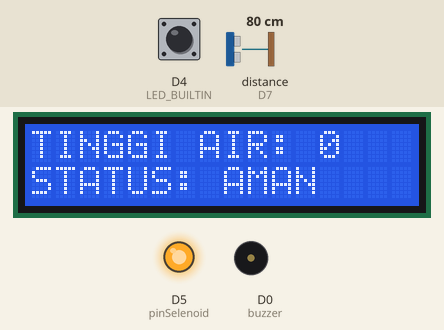
A sketch run on a simulated ESP8266 (NodeMCU). Parts: 16×2 character LCD, output pins drawn as LEDs (lit = HIGH), buzzer (waves = sounding, pin HIGH). The test bench sets the inputs (shaded band); at power-on: distance to the obstacle (sensor on D7) 80 cm, D4 (LED_BUILTIN) HIGH. The echo pulse lasts 58.3 µs per cm; WiFi joins after 1.5 s; servers stay silent unless stated; uploads are accepted with an empty reply; pins used as bus, display or sensor lines are not drawn; what the sketch prints to the serial monitor is not drawn.

Above: at 13.8 s.
13.9 s: distance to the obstacle (sensor on D7) set to 17 cm
At 19.5 s:
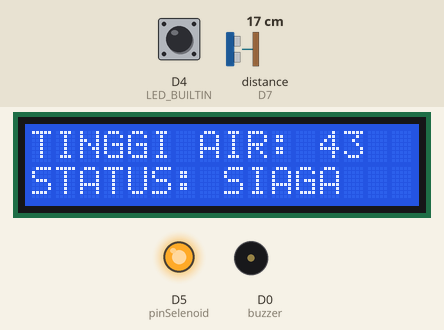
22.4 s: distance to the obstacle (sensor on D7) set to 13 cm
At 28.1 s:
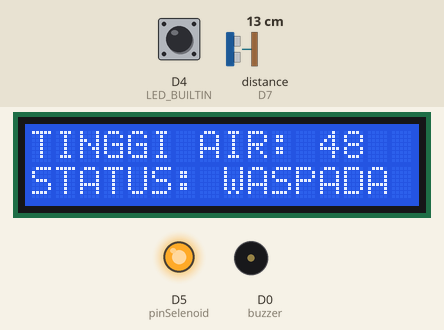
30.3 s: distance to the obstacle (sensor on D7) set to 18 cm
At 31.8 s:
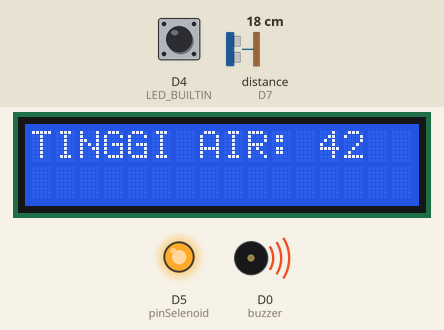
38.0 s: distance to the obstacle (sensor on D7) set to 35 cm
At 42.2 s:
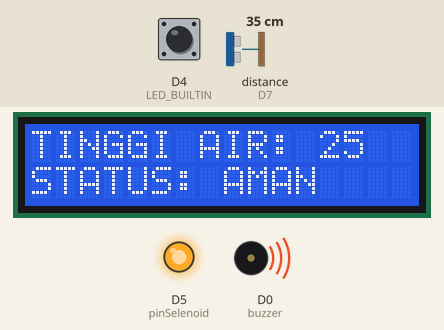
Timing chart, 0 to 43.7 s (numbered marks = the images above; inputs shaded):
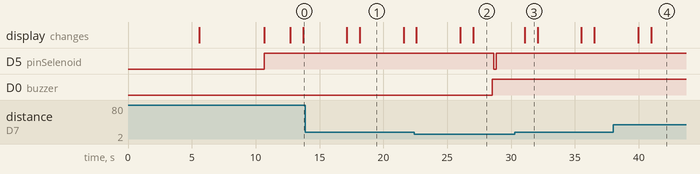

The sketch:

code_banjir.ino
```cpp
// Wifi
#include <ESP8266WiFi.h>
#include <ESP8266WiFiMulti.h>
#include <ESP8266HTTPClient.h>

ESP8266WiFiMulti WiFiMulti;

HTTPClient http;
#define USE_SERIAL Serial

#include <SimpleTimer.h>

SimpleTimer tinggiTimer;

// lcd
#include <LiquidCrystal_I2C.h>
LiquidCrystal_I2C lcd(0x27, 16, 2);

// SDA ---------------> D2
// SCL ---------------> D1
// VCC ---------------> VV
// GND ---------------> GND

// deklarasi pin Ultrasonik
#define tinggiPinTrigger D8
#define tinggiPinEcho D7

#define buzzer D0

// setting ketinggian
int tinggiBox = 60;

String host = "http://nizar.sewadomain.my.id/data";
String simpanSensor = host + "/save?ketinggian=";

String respon = "", relay;

String data;
char c;

#define LED_BUILTIN 16
#define SENSOR D4

long currentMillis = 0;
long previousMillis = 0;
int interval = 1000;
boolean ledState = LOW;
float calibrationFactor = 4.5;
volatile byte pulseCount;
byte pulse1Sec = 0;
float flowRate;
unsigned long flowMilliLitres;
unsigned int totalMilliLitres;
float flowLitres;

long duration, jarak, tinggiAir;

#define pinSelenoid D5
#define relay_off HIGH
#define relay_on LOW

void IRAM_ATTR pulseCounter()
{
  pulseCount++;
}

void setup() {
  // put your setup code here, to run once:
  Serial.begin(115200);
  lcd.init();
  lcd.backlight();

  USE_SERIAL.begin(115200);
  USE_SERIAL.setDebugOutput(false);

  for(uint8_t t = 4; t > 0; t--) {
      USE_SERIAL.printf("[SETUP] Tunggu %d...\n", t);
      USE_SERIAL.flush();
      delay(1000);
  }

  WiFi.mode(WIFI_STA);
  WiFiMulti.addAP("hp murah", "12345678"); // Sesuaikan SSID dan password ini

  for (int u = 1; u <= 5; u++)
  {
    if ((WiFiMulti.run() == WL_CONNECTED))
    {
      USE_SERIAL.println("Wifi Connected");
      USE_SERIAL.flush();

      lcd.setCursor(6, 0);
      lcd.print("WiFi");
      lcd.setCursor(2, 1);
      lcd.print("CONNECTED!!!");

      delay(1000);
    }
    else
    {
      lcd.setCursor(6, 0);
      lcd.print("WiFi");
      lcd.setCursor(0, 1);
      lcd.print("NOT CONNECTED");

      Serial.println("Wifi not Connected");
      delay(1000);
    }
  }

  lcd.clear();

  lcd.setCursor(3, 0);
  lcd.print("MONITORING");
  lcd.setCursor(5, 1);
  lcd.print("BANJIR");

  //  deklarasi pin ultrasonik
  pinMode(tinggiPinTrigger, OUTPUT);
  pinMode(tinggiPinEcho, INPUT);

  pinMode(buzzer, OUTPUT);

  pinMode(pinSelenoid, OUTPUT);
  digitalWrite(pinSelenoid, relay_off);

  tinggiTimer.setInterval(2000);

  pulseCount = 0;
  flowRate = 0.0;
  flowMilliLitres = 0;
  totalMilliLitres = 0;
  previousMillis = 0;

  attachInterrupt(digitalPinToInterrupt(SENSOR), pulseCounter, FALLING);

  delay(2000);
  lcd.clear();
}
void loop() {

  readWaterFlow();
  bacaTinggi();
  kirimSensor();

  Serial.println();

  if (relay == "ON") {
    Serial.println("Selenoid ON");
    digitalWrite(pinSelenoid, relay_on);
  } else {
    Serial.println("Selenoid OFF");
    digitalWrite(pinSelenoid, relay_off);
  }

  delay(1000);
}

void readWaterFlow()
{
  currentMillis = millis();
  if (currentMillis - previousMillis > interval)
  {
    pulse1Sec = pulseCount;
    pulseCount = 0;

    flowRate = ((1000.0 / (millis() - previousMillis)) * pulse1Sec) / calibrationFactor;
    previousMillis = millis();

    flowMilliLitres = (flowRate / 60) * 1000;
    flowLitres = (flowRate / 60);

    // Print the flow rate for this second in litres / minute
    Serial.print("Flow rate: ");
    Serial.print(float(flowRate)); // Print the integer part of the variable
    Serial.print("L/min");
    Serial.print("\t"); // Print tab space

    Serial.println();
  }
}

void kirimSensor() {
  if ((WiFiMulti.run() == WL_CONNECTED))
  {
    Serial.println(simpanSensor + (String) tinggiAir + "&debit=" + (String) flowRate);

    Serial.println();

    http.begin(simpanSensor + (String) tinggiAir + "&debit=" + (String) flowRate);

    USE_SERIAL.print("[HTTP] Kirim data ke database ...\n");
    int httpCode = http.GET();

    if(httpCode > 0)
    {
      USE_SERIAL.printf("[HTTP] kode response GET : %d\n", httpCode);

      if (httpCode == HTTP_CODE_OK) // code 200
      {
        respon = http.getString();
        relay = getValue(respon, '#', 1);

        USE_SERIAL.println("Respon kirim sensor : " + getValue(respon, '#', 0));
      }
    }
    else
    {
      USE_SERIAL.printf("[HTTP] GET data gagal, error: %s\n", http.errorToString(httpCode).c_str());
    }
    http.end();
  }

  Serial.println();
}

void bacaTinggi()
{
  if (tinggiTimer.isReady()) {
    Serial.println("Called every 3 sec");
    digitalWrite(tinggiPinTrigger, LOW);
    delayMicroseconds(2);
    digitalWrite(tinggiPinTrigger, HIGH);
    delayMicroseconds(10);
    digitalWrite(tinggiPinTrigger, LOW);
    duration = pulseIn(tinggiPinEcho, HIGH);

    //  Rumus pembacaan jarak tinggi
    jarak = (duration / 2) / 29.1;

    tinggiAir = tinggiBox - jarak;

    if(tinggiAir < 0) {

      tinggiAir = 0;
    }

    lcd.clear();

    Serial.print("Ketinggian Air : ");
    Serial.println(tinggiAir);

    lcd.setCursor(0, 0);
    lcd.print("TINGGI AIR:");
    lcd.setCursor(12, 0);
    lcd.print(tinggiAir);
    delay(1000);

    // kondisi status aman, siaga dan waspada
  if(tinggiAir <= 30) {
    Serial.println("AMAN");

    lcd.setCursor(0, 1);
    lcd.print("STATUS: ");
    lcd.setCursor(8, 1);
    lcd.print("AMAN");
    delay(1000);

  } else if(tinggiAir > 31 && tinggiAir <= 45) {
    Serial.println("SIAGA");

    lcd.setCursor(0, 1);
    lcd.print("STATUS: ");
    lcd.setCursor(8, 1);
    lcd.print("SIAGA");
    delay(1000);
  } else {
    Serial.println("WASPADA");

    lcd.setCursor(0, 1);
    lcd.print("STATUS: ");
    lcd.setCursor(8, 1);
    lcd.print("WASPADA");
    delay(1000);
    // mengulang buzzer sebanyak 5 kali

    digitalWrite(buzzer, relay_on);
    delay(500);
    digitalWrite(buzzer, relay_off);
    delay(100);

    Serial.println("Selenoid ON");
    digitalWrite(pinSelenoid, relay_on);

  }

    tinggiTimer.reset();
   }
}

String getValue(String data, char separator, int index)
{
  int found = 0;
  int strIndex[] = {0, -1};
  int maxIndex = data.length()-1;

  for(int i=0; i <= maxIndex && found <= index; i++){
    if(data.charAt(i) == separator || i == maxIndex){
        found++;
        strIndex[0] = strIndex[1]+1;
        strIndex[1] = (i == maxIndex) ? i+1 : i;
    }
  }

  return found>index ? data.substring(strIndex[0], strIndex[1]) : "";
}
```

Measured:
- the behaviour switches between 15 and 14 cm on distance to the obstacle (sensor on D7) (found by bisection; images 1 and 2)
- after the input at 13.9 s, the display: first changes after 3.2 s (image 1 shows a later state)
- after the input at 22.4 s, D5 (pinSelenoid): HIGH → LOW after 6.2 s, → HIGH 0.21 s later; D0 (buzzer): LOW → HIGH after 6.1 s; the display: first differs from a run without the input after 3.6 s (image 2 shows a later state)
- after the input at 30.3 s, D5 (pinSelenoid): stays HIGH (without the input it goes to LOW after 3.4 s); D0 (buzzer): stays HIGH (without the input it goes to LOW after 2.8 s); the display: changes after 0.76 s (image 3)
- after the input at 38.0 s, the display: first changes after 2.0 s (image 4 shows a later state)
- what the display in image 1 shows lasts 3.5 s, from 18.1 s to 21.6 s
- what the display in image 3 shows lasts 1.0 s, from 31.1 s to 32.1 s
